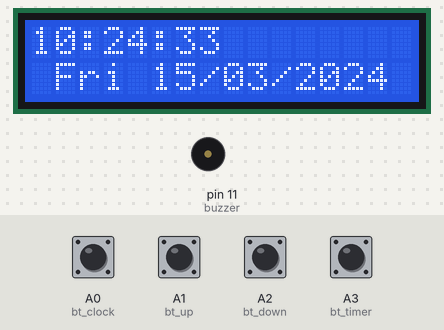
Bench run of a sketch on a simulated Arduino Uno, built with avr-gcc and run on an emulated ATmega328P. On the bench: 16×2 character LCD, buzzer (waves = sounding, pin HIGH). The test bench sets the inputs (shaded band); at power-on: A0 (bt_clock), A1 (bt_up), A2 (bt_down), A3 (bt_timer) HIGH. The local clock reads 2024-03-15 10:24:30 at power-on unless the sketch sets it; EEPROM starts erased.

Above: at 3.2 s.
3.3 s: A3 (bt_timer) pulled LOW for 0.15 s
At 3.61 s:
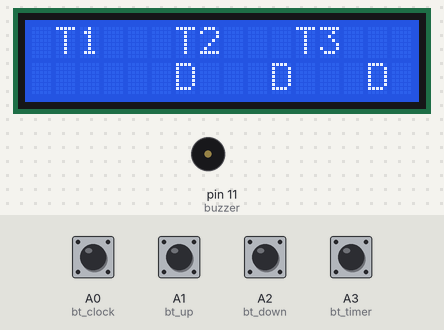
4.0 s: A0 (bt_clock) pulled LOW for 0.15 s
At 4.8 s:
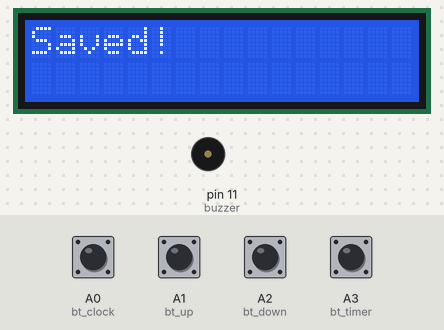
6.6 s: A0 (bt_clock) pulled LOW for 1 s
At 7.01 s:
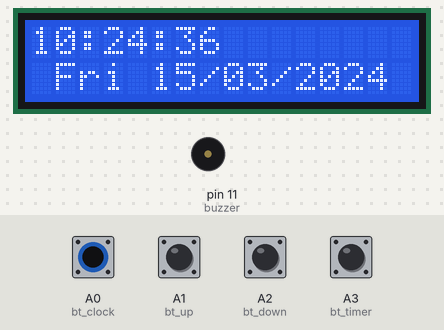
8.2 s: A1 (bt_up) pulled LOW for 0.15 s
At 8.29 s:
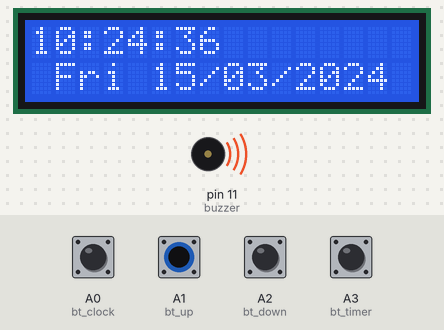
8.9 s: A2 (bt_down) pulled LOW for 1 s
At 9.01 s:
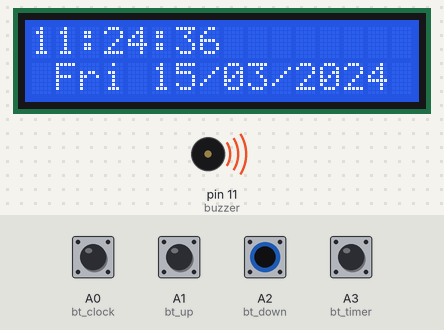
10.5 s: A2 (bt_down) pulled LOW for 0.15 s
At 10.93 s:
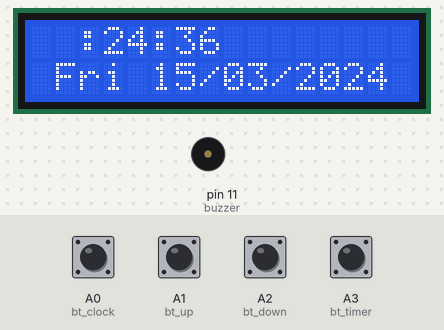
Timing chart, 0 to 12.2 s (numbered marks = the images above; inputs shaded):
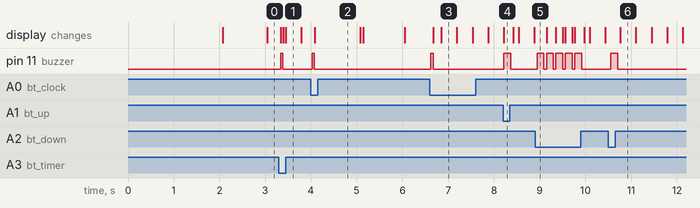

The sketch:

AlarmClock.ino
```cpp
#include <Wire.h>
#include <LiquidCrystal.h>
#include <EEPROM.h>
#include <RTClib.h>

LiquidCrystal lcd(2, 3, 4, 5, 6, 7);

#define bt_clock   A0
#define bt_up      A1
#define bt_down    A2
#define bt_timer   A3
#define buzzer     11

RTC_DS1307 rtc;

char daysOfTheWeek[7][4] = {"Sun", "Mon", "Tue", "Wed", "Thu", "Fri", "Sat"};

int hh = 0, mm = 0, ss = 0, dd = 0, bb = 0, yy = 0;
String Day = "  ";

int StartHH = 0, StartMM = 0, FinishHH = 0, FinishMM = 0, setMode = 0, setAlarm = 0, alarmMode = 1;
int Start1HH, Start1MM, Finish1HH, Finish1MM, Start2HH, Start2MM, Finish2HH, Finish2MM;
int Start3HH, Start3MM, Finish3HH, Finish3MM, Start4HH, Start4MM, Finish4HH, Finish4MM;

int timer1, timer2, timer3, timer4;
int stop = 0, mode = 0, flag = 0;
bool blinkState = true;
unsigned long lastBlinkTime = 0;

void setup() {
  pinMode(bt_clock, INPUT_PULLUP);
  pinMode(bt_up,    INPUT_PULLUP);
  pinMode(bt_down,  INPUT_PULLUP);
  pinMode(bt_timer, INPUT_PULLUP);

  pinMode(buzzer, OUTPUT);
  digitalWrite(buzzer, LOW);

  lcd.begin(16, 2);
  lcd.print(" Real Time Clock ");
  lcd.setCursor(0, 1);
  lcd.print("  4-Timer Setup  ");

  if (!rtc.begin()) {
    lcd.clear();
    lcd.print("RTC NOT FOUND!");
    while (1);
  }

  if (!rtc.isrunning()) {
    rtc.adjust(DateTime(F(__DATE__), F(__TIME__)));
  }

  delay(2000);
  lcd.clear();
  ReadEeprom();
}

void loop() {
  DateTime now = rtc.now();
  Day = daysOfTheWeek[now.dayOfTheWeek()];

  // Handle Blinking Timing
  if (millis() - lastBlinkTime > 300) {
    blinkState = !blinkState;
    lastBlinkTime = millis();
  }

  if (setMode == 0) {
    hh = now.hour();
    mm = now.minute();
    ss = now.second();
    dd = now.day();
    bb = now.month();
    yy = now.year();
  }

  if (setAlarm == 0) {
    lcd.setCursor(0, 0);
    if (hh < 10) lcd.print("0"); lcd.print(hh);
    lcd.print(":");
    if (mm < 10) lcd.print("0"); lcd.print(mm);
    lcd.print(":");
    if (ss < 10) lcd.print("0"); lcd.print(ss);
    lcd.print("        ");

    lcd.setCursor(1, 1);
    lcd.print(Day);
    lcd.print(" ");
    if (dd < 10) lcd.print("0"); lcd.print(dd);
    lcd.print("/");
    if (bb < 10) lcd.print("0"); lcd.print(bb);
    lcd.print("/");
    lcd.print(yy);
  }

  setupClock();
  setTimer();
  blinking();

  // Alarm logic
  bool isAlarming = false;
  if (timer1 == 1 && alarmMode == 1 && hh == Start1HH && mm == Start1MM) isAlarming = true;
  if (timer2 == 1 && alarmMode == 1 && hh == Start2HH && mm == Start2MM) isAlarming = true;
  if (timer3 == 1 && alarmMode == 1 && hh == Start3HH && mm == Start3MM) isAlarming = true;
  if (timer4 == 1 && alarmMode == 1 && hh == Start4HH && mm == Start4MM) isAlarming = true;

  digitalWrite(buzzer, isAlarming ? HIGH : LOW);
  delay(50);
}

void blinking() {
  if (!blinkState) {
    if (setAlarm < 2 && setMode == 1) { lcd.setCursor(0, 0);  lcd.print("  "); }
    if (setAlarm < 2 && setMode == 2) { lcd.setCursor(3, 0);  lcd.print("  "); }
    if (setAlarm < 2 && setMode == 3) { lcd.setCursor(6, 0);  lcd.print("  "); }
    if (setAlarm < 2 && setMode == 4) { lcd.setCursor(1, 1);  lcd.print("   "); }
    if (setAlarm < 2 && setMode == 5) { lcd.setCursor(5, 1);  lcd.print("  "); }
    if (setAlarm < 2 && setMode == 6) { lcd.setCursor(8, 1);  lcd.print("  "); }
    if (setAlarm < 2 && setMode == 7) { lcd.setCursor(11, 1); lcd.print("    "); }

    if (setMode == 0 && setAlarm == 1 && mode == 0) { lcd.setCursor(2, 1); lcd.print("  "); }
    if (setMode == 0 && setAlarm == 2 && mode == 0) { lcd.setCursor(6, 1); lcd.print("  "); }
    if (setMode == 0 && setAlarm == 3 && mode == 0) { lcd.setCursor(10, 1); lcd.print("  "); }
    if (setMode == 0 && setAlarm == 4 && mode == 0) { lcd.setCursor(13, 1); lcd.print("  "); }

    if (setMode == 0 && setAlarm == 1 && mode > 0) { lcd.setCursor(11, 0); lcd.print("  "); }
    if (setMode == 0 && setAlarm == 2 && mode > 0) { lcd.setCursor(14, 0); lcd.print("  "); }
    if (setMode == 0 && setAlarm == 3 && mode > 0) { lcd.setCursor(11, 1); lcd.print("  "); }
    if (setMode == 0 && setAlarm == 4 && mode > 0) { lcd.setCursor(14, 1); lcd.print("  "); }
  }
}

void setupClock() {
  if (setMode == 8) {
    rtc.adjust(DateTime(yy, bb, dd, hh, mm, ss));
    lcd.clear();
    setMode = 0;
  }

  if (setAlarm > 0) alarmMode = 0;

  if (digitalRead(bt_clock) == 0 && flag == 0) {
    flag = 1;
    if (setAlarm > 0) { WriteEeprom(); setAlarm = 1; mode = 5; }
    else { setMode++; }
    digitalWrite(buzzer, HIGH); delay(50); digitalWrite(buzzer, LOW);
  }

  if (digitalRead(bt_timer) == 0 && flag == 0) {
    flag = 1;
    if (setMode > 0) { setMode = 8; }
    else {
      setAlarm++;
      if (setAlarm > 4) {
        setAlarm = 1;
        WriteEeprom();
        mode++;
        ReadEeprom();
        if (mode > 4) { mode = 0; setAlarm = 0; alarmMode = 1; lcd.clear(); }
      }
    }
    lcd.clear();
    digitalWrite(buzzer, HIGH); delay(50); digitalWrite(buzzer, LOW);
  }

  if (setAlarm == 1 && mode == 5) {
    lcd.clear(); lcd.print("Saved!"); delay(1000); lcd.clear();
    setAlarm = 0; mode = 0; alarmMode = 1;
  }

  if (digitalRead(bt_clock) == 1 && digitalRead(bt_timer) == 1) flag = 0;

  if (digitalRead(bt_up) == 0) {
    if (setMode > 0) {
      if (setMode == 1) hh++; if (setMode == 2) mm++; if (setMode == 5) dd++; if (setMode == 6) bb++; if (setMode == 7) yy++;
    } else {
      if (mode == 0) {
        if (setAlarm == 1) timer1 = 1; if (setAlarm == 2) timer2 = 1; if (setAlarm == 3) timer3 = 1; if (setAlarm == 4) timer4 = 1;
      } else {
        if (setAlarm == 1) StartHH++; if (setAlarm == 2) StartMM++; if (setAlarm == 3) FinishHH++; if (setAlarm == 4) FinishMM++;
      }
    }
    digitalWrite(buzzer, HIGH); delay(150); digitalWrite(buzzer, LOW); // Debounce delay
  }

  if (digitalRead(bt_down) == 0) {
    if (setMode > 0) {
      if (setMode == 1) hh--; if (setMode == 2) mm--; if (setMode == 5) dd--; if (setMode == 6) bb--; if (setMode == 7) yy--;
    } else {
      if (mode == 0) {
        if (setAlarm == 1) timer1 = 0; if (setAlarm == 2) timer2 = 0; if (setAlarm == 3) timer3 = 0; if (setAlarm == 4) timer4 = 0;
      } else {
        if (setAlarm == 1) StartHH--; if (setAlarm == 2) StartMM--; if (setAlarm == 3) FinishHH--; if (setAlarm == 4) FinishMM--;
      }
    }
    digitalWrite(buzzer, HIGH); delay(150); digitalWrite(buzzer, LOW); // Debounce delay
  }

  // Bounds
  if (hh > 23) hh = 0; if (hh < 0) hh = 23;
  if (mm > 59) mm = 0; if (mm < 0) mm = 59;
  if (StartHH > 23) StartHH = 0; if (StartHH < 0) StartHH = 23;
  if (StartMM > 59) StartMM = 0; if (StartMM < 0) StartMM = 59;
}

void setTimer() {
  if (setMode == 0 && setAlarm > 0 && mode > 0) {
    lcd.setCursor(0, 0); lcd.print("Timer"); lcd.print(mode); lcd.print(" On :");
    lcd.setCursor(11, 0);
    if (StartHH < 10) lcd.print("0"); lcd.print(StartHH);
    lcd.print(":");
    if (StartMM < 10) lcd.print("0"); lcd.print(StartMM);

    lcd.setCursor(0, 1); lcd.print("Timer"); lcd.print(mode); lcd.print(" Off:");
    lcd.setCursor(11, 1);
    if (FinishHH < 10) lcd.print("0"); lcd.print(FinishHH);
    lcd.print(":");
    if (FinishMM < 10) lcd.print("0"); lcd.print(FinishMM);
  }

  if (setMode == 0 && setAlarm > 0 && mode == 0) {
    lcd.setCursor(0, 0); lcd.print(" T1   T2   T3   T4 ");
    lcd.setCursor(0, 1);
    lcd.print(timer1 == 1 ? "  A " : "  D ");
    lcd.print(timer2 == 1 ? "  A " : "  D ");
    lcd.print(timer3 == 1 ? "  A " : "  D ");
    lcd.print(timer4 == 1 ? "  A " : "  D ");
  }
}

void ReadEeprom() {
  Start1HH = EEPROM.read(11); Start1MM = EEPROM.read(12); Finish1HH = EEPROM.read(13); Finish1MM = EEPROM.read(14);
  Start2HH = EEPROM.read(21); Start2MM = EEPROM.read(22); Finish2HH = EEPROM.read(23); Finish2MM = EEPROM.read(24);
  Start3HH = EEPROM.read(31); Start3MM = EEPROM.read(32); Finish3HH = EEPROM.read(33); Finish3MM = EEPROM.read(34);
  Start4HH = EEPROM.read(41); Start4MM = EEPROM.read(42); Finish4HH = EEPROM.read(43); Finish4MM = EEPROM.read(44);

  if (mode == 1) { StartHH = Start1HH; StartMM = Start1MM; FinishHH = Finish1HH; FinishMM = Finish1MM; }
  if (mode == 2) { StartHH = Start2HH; StartMM = Start2MM; FinishHH = Finish2HH; FinishMM = Finish2MM; }
  if (mode == 3) { StartHH = Start3HH; StartMM = Start3MM; FinishHH = Finish3HH; FinishMM = Finish3MM; }
  if (mode == 4) { StartHH = Start4HH; StartMM = Start4MM; FinishHH = Finish4HH; FinishMM = Finish4MM; }

  timer1 = EEPROM.read(1); timer2 = EEPROM.read(2); timer3 = EEPROM.read(3); timer4 = EEPROM.read(4);
}

void WriteEeprom() {
  if (mode == 1) { EEPROM.write(11, StartHH); EEPROM.write(12, StartMM); EEPROM.write(13, FinishHH); EEPROM.write(14, FinishMM); Start1HH = StartHH; Start1MM = StartMM; }
  if (mode == 2) { EEPROM.write(21, StartHH); EEPROM.write(22, StartMM); EEPROM.write(23, FinishHH); EEPROM.write(24, FinishMM); Start2HH = StartHH; Start2MM = StartMM; }
  if (mode == 3) { EEPROM.write(31, StartHH); EEPROM.write(32, StartMM); EEPROM.write(33, FinishHH); EEPROM.write(34, FinishMM); Start3HH = StartHH; Start3MM = StartMM; }
  if (mode == 4) { EEPROM.write(41, StartHH); EEPROM.write(42, StartMM); EEPROM.write(43, FinishHH); EEPROM.write(44, FinishMM); Start4HH = StartHH; Start4MM = StartMM; }
  EEPROM.write(1, timer1); EEPROM.write(2, timer2); EEPROM.write(3, timer3); EEPROM.write(4, timer4);
}
```

Measured:
- after the input at 3.3 s, pin 11 (buzzer): LOW → HIGH at once, → LOW 0.05 s later; the display: first changes at once (image 1 shows a later state)
- after the input at 4.0 s, pin 11 (buzzer): LOW → HIGH at once, → LOW 0.05 s later; the display: changes after 0.08 s (image 2)
- after the input at 6.6 s, pin 11 (buzzer): LOW → HIGH at once, → LOW 0.05 s later
- after the input at 8.2 s, pin 11 (buzzer): LOW → HIGH at once, → LOW 0.15 s later
- after the input at 8.9 s, pin 11 (buzzer): alternates HIGH for 0.15 s and LOW for 0.06 s, 10 changes in all, then stays LOW, starting at once
- after the input at 10.5 s, pin 11 (buzzer): LOW → HIGH after 0.05 s, → LOW 0.15 s later
